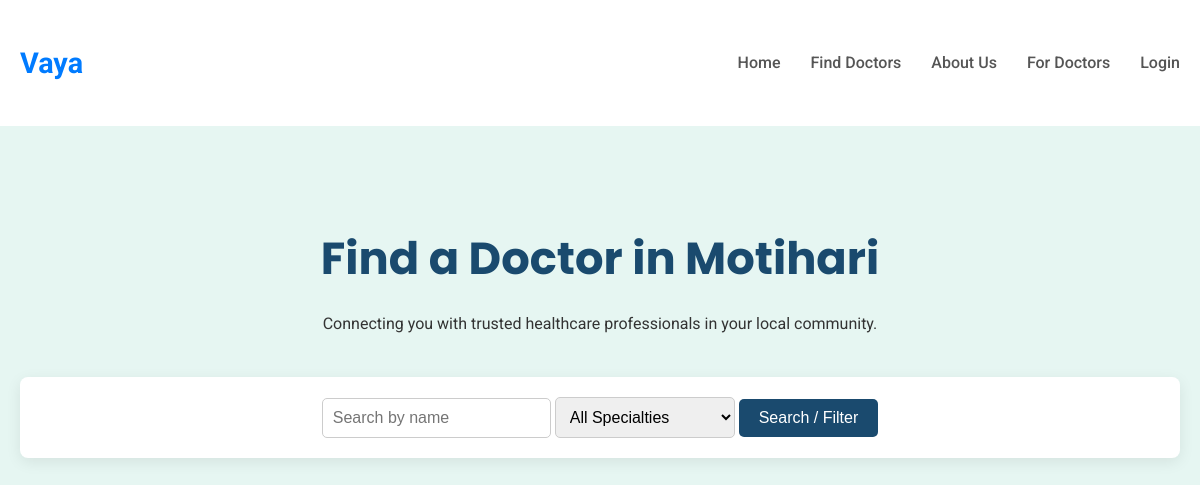
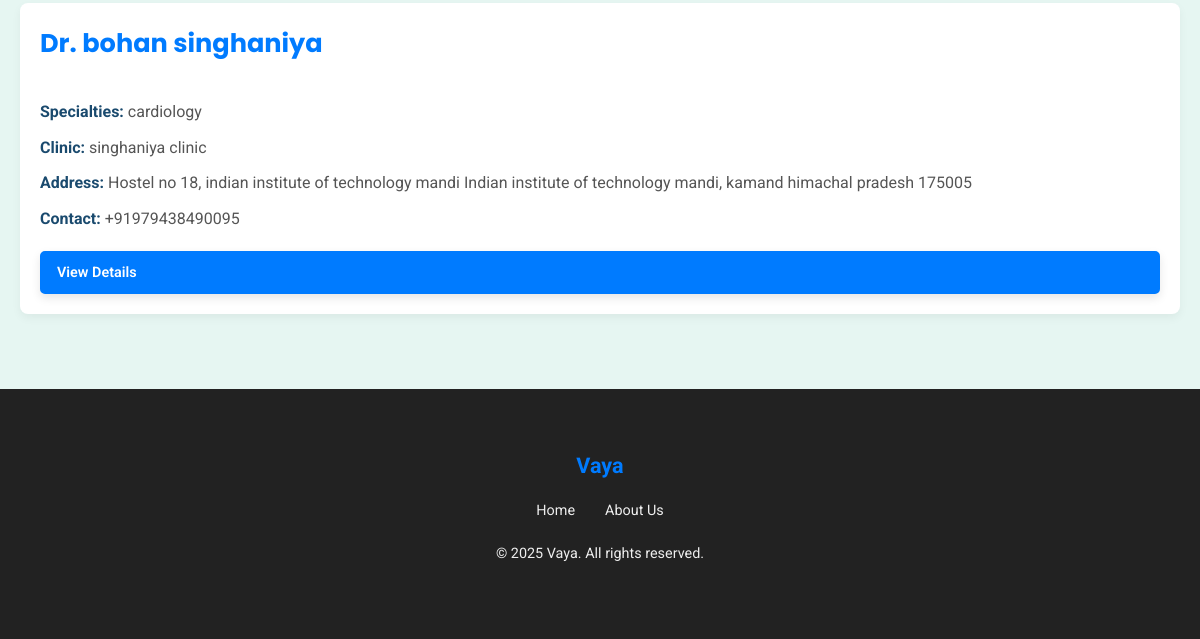
/doctors/, run on an earlier commit of the app's database (2 pictures, top to bottom).
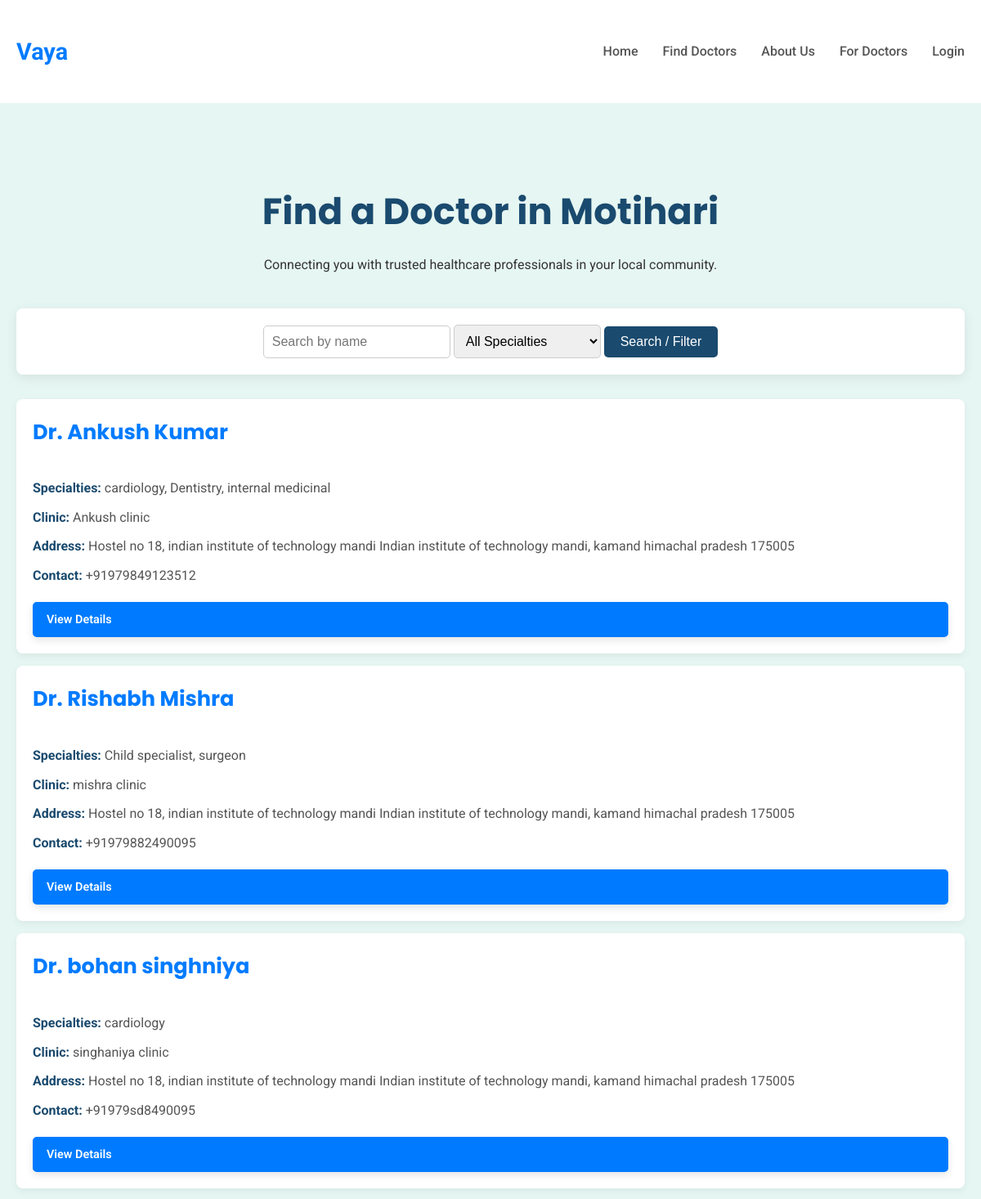
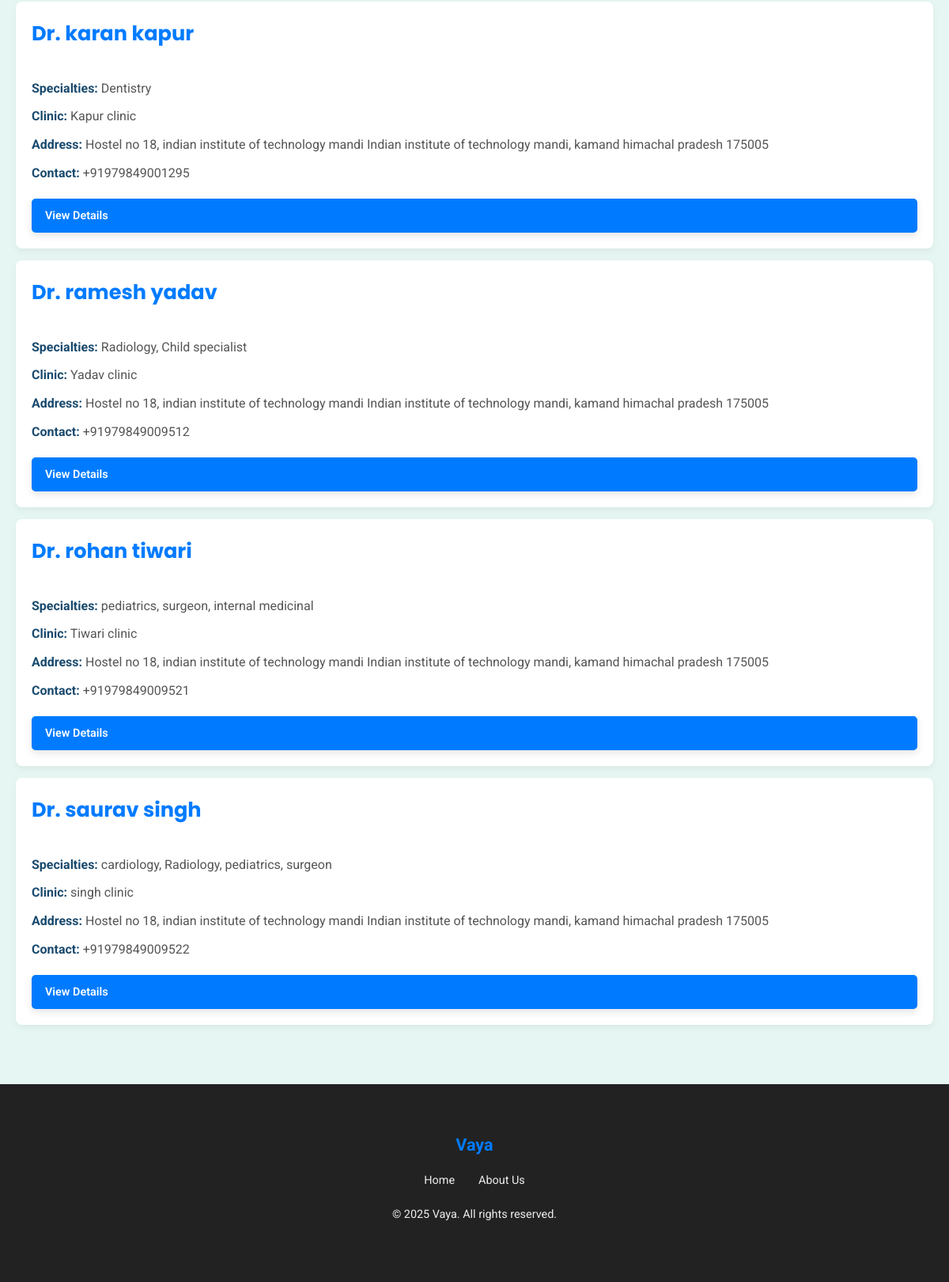
And on a later commit of the database (2 pictures, top to bottom).
### doctors/models.py (models this page shows, shortened)
class Doctor(models.Model):
    user = models.OneToOneField(CustomUser, on_delete=models.SET_NULL, null=True, blank=True, related_name='doctor_login_profile')
    full_name = models.CharField(max_length=200)
    specialties = models.ManyToManyField(Specialty, blank=True, related_name='doctors')
    clinic_name = models.CharField(max_length=200)
    clinic_address = models.TextField()
    contact_phone = models.CharField(max_length=15, unique=True)
    contact_email = models.EmailField(unique=True, blank=True, null=True)
    qualifications = models.TextField(blank=True, null=True)
    is_approved = models.BooleanField(default=False)
    created_at = models.DateTimeField(auto_now_add=True)
    working_days = models.CharField(
        max_length=100,
        blank=True,
        null=True,
        help_text="E.g., Mon-Fri, Mon,Wed,Fri, or All Weekends"
    )
    start_time = models.TimeField(blank=True, null=True)
    end_time = models.TimeField(blank=True, null=True)
    class Meta:
        ordering = ['full_name']

class Specialty(models.Model):
    name = models.CharField(max_length=100, unique=True)
    class Meta:
        verbose_name_plural = "Specialties"

### doctors/views.py (the view)
# urls.py: path('', views.doctor_list, name='doctor_list'),
def doctor_list(request):
    doctors = Doctor.objects.filter(is_approved=True).prefetch_related('specialties')
    specialties = Specialty.objects.all() # For filter options
    query = request.GET.get('q') # <--- Check if 'q' is correctly retrieved
    if query:
        doctors = doctors.filter(full_name__icontains=query)
    specialty_filter = request.GET.get('specialty') # <--- Check if 'specialty' is correctly retrieved
    if specialty_filter:
        doctors = doctors.filter(specialties__name=specialty_filter)
    context = {
        'doctors': doctors,
        'specialties': specialties,
        'current_query': query, # <--- Pass back the current query for input field
        'current_specialty': specialty_filter, # <--- Pass back the current specialty for select field
    }
    return render(request, 'doctors/doctor_list.html', context)

### templates/doctors/doctor_list.html (shortened to what this page needs)
{% extends 'base.html' %}
{% block content %}
    <section class="doctor-list-section">
        <div class="container">
            <div class="list-header">
                <h1>Find a Doctor in Motihari</h1>
                <p>Connecting you with trusted healthcare professionals in your local community.</p>
            </div>
            <div class="search-filter">
                <form method="GET" action="{% url 'doctor_list' %}">
                    <input type="text" name="q" placeholder="Search by name" value="{{ current_query|default_if_none:'' }}">
                    <select name="specialty">
                        <option value="">All Specialties</option>
                    </select>
                    <button type="submit">Search / Filter</button>
                </form>
            </div>
            {% if doctors %}
                {% for doctor in doctors %}
                    <div class="doctor-card">
                        <h3>Dr. {{ doctor.full_name }}</h3>
                        <p><strong>Specialties:</strong>
                            {% for specialty in doctor.specialties.all %}
                                {{ specialty.name }}{% if not forloop.last %}, {% endif %}
                            {% empty %}
                                N/A
                            {% endfor %}
                        </p>
                        <p><strong>Clinic:</strong> {{ doctor.clinic_name }}</p>
                        <p><strong>Address:</strong> {{ doctor.clinic_address }}</p>
                        <p><strong>Contact:</strong> {{ doctor.contact_phone }}</p>
                        <a href="{% url 'doctor_detail' doctor.id %}" class="btn-primary" style="padding: 8px 15px; margin-top: 10px; font-size: 0.9em;">View Details</a>
                    </div>
                {% endfor %}
            {% else %}
                <p class="no-doctors">No doctors found matching your criteria.</p>
            {% endif %}
        </div>
    </section>
{% endblock %}

What changed in the data, as far as the page shows it:
added Doctor: full_name "Ankush Kumar", clinic_name "Ankush clinic", clinic_address "Hostel no 18, indian institute of technology mandi Indian institute of technology mandi, kamand himachal pradesh 175005", contact_phone "+91979849123512", Specialty (name "cardiology")
added Specialty: name "Dentistry"
added Specialty: name "internal medicinal"
added Doctor: full_name "Rishabh Mishra", clinic_name "mishra clinic", clinic_address "Hostel no 18, indian institute of technology mandi Indian institute of technology mandi, kamand himachal pradesh 175005", contact_phone "+91979882490095"
added Specialty: name "Child specialist"
added Specialty: name "surgeon"
changed Doctor "singhaniya clinic": full_name "bohan singhaniya" → "bohan singhniya"; contact_phone "+91979438490095" → "+91979sd8490095"
added Doctor: full_name "karan kapur", clinic_name "Kapur clinic", clinic_address "Hostel no 18, indian institute of technology mandi Indian institute of technology mandi, kamand himachal pradesh 175005", contact_phone "+91979849001295"
added Doctor: full_name "ramesh yadav", clinic_name "Yadav clinic", clinic_address "Hostel no 18, indian institute of technology mandi Indian institute of technology mandi, kamand himachal pradesh 175005", contact_phone "+91979849009512"
added Specialty: name "Radiology"
added Doctor: full_name "rohan tiwari", clinic_name "Tiwari clinic", clinic_address "Hostel no 18, indian institute of technology mandi Indian institute of technology mandi, kamand himachal pradesh 175005", contact_phone "+91979849009521"
added Specialty: name "pediatrics"
added Doctor: full_name "saurav singh", clinic_name "singh clinic", clinic_address "Hostel no 18, indian institute of technology mandi Indian institute of technology mandi, kamand himachal pradesh 175005", contact_phone "+91979849009522", Specialty (name "cardiology")
